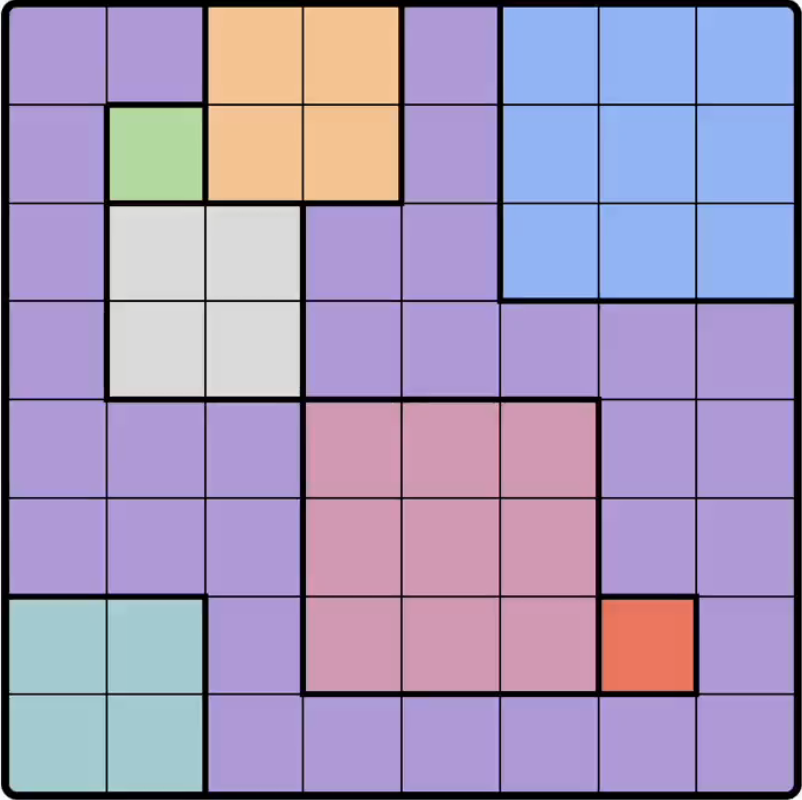
#> input picture wip/queensSolver/imgs/queensGameTestImage.png, 802 x 800 px
$ python QueensSolver.py
#> lines starting #> are read from the running program, lines starting #| are printed output that depends on the picture
#imports
from re import template
import cv2
import pyautogui
from time import sleep

# #No cooldown time
pyautogui.PAUSE = 0

# game window dimensions for nqueens
x, y, w, h = 550, 320, 409, 410

#screenshot return cv2 read of state
def screenshot_read_screen_state():
    img = pyautogui.screenshot()
    img.save('imgs/image.png')
    return cv2.imread("imgs/image.png")

def load_test_image():
    return cv2.imread('imgs/queensGameTestImage.png')
#> returned value is the input picture: shape (800, 802, 3); mean B, G, R 187, 151.5, 165.6

def main():
    while True:
        test_image = load_test_image()
        # cv2.imshow('vision',test_image)
        # cv2.waitKey(100000)
        # Drawing a line
        line = cv2.line(test_image, (test_image.shape[1]//2, test_image.shape[0]//2), (0,0) , (0,255,0), thickness=2)
        cv2.imshow("line", line)

        # Drawing other shapes
        circle = cv2.circle(line, (line.shape[1]//2, line.shape[0]//2), 50, (0,0,255), thickness=2)
        rect = cv2.rectangle(circle, (10,10), (circle.shape[1]//2, circle.shape[0]//2), (255,0,0), thickness=2)
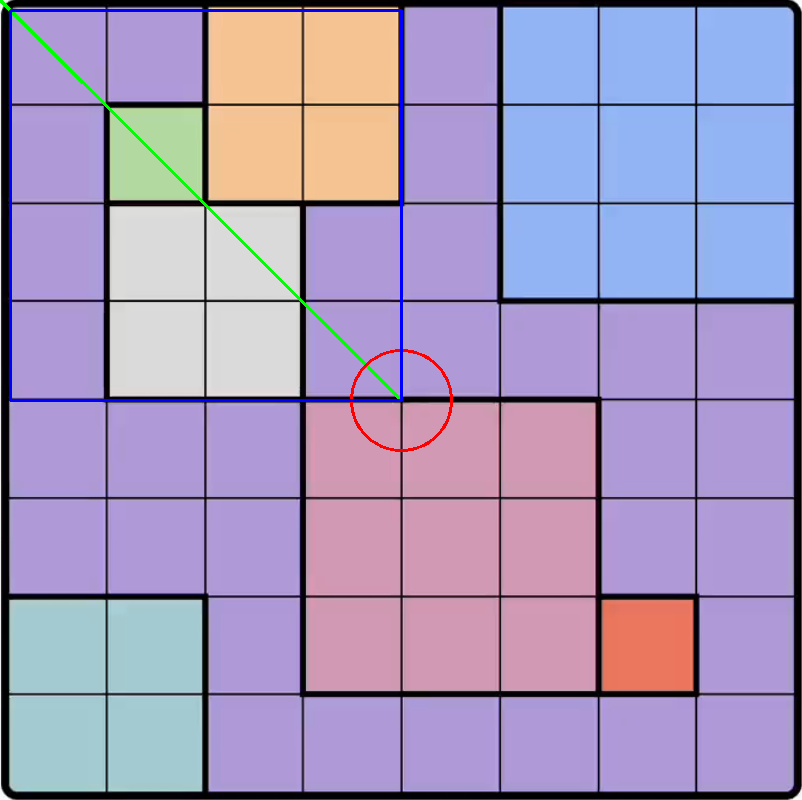
#> rect: shape (800, 802, 3); mean B, G, R 187.3, 150.8, 164.5
        text = cv2.putText(rect, "Hi", (rect.shape[1]//2, rect.shape[0]//2), cv2.FONT_HERSHEY_SIMPLEX, 1, (255,255,255), thickness=2)

        cv2.imshow("all shapes", text)


if __name__ == '__main__':
    main()

$ run again, with wip/queensSolver/imgs/10.png copied over wip/queensSolver/imgs/queensGameTestImage.png
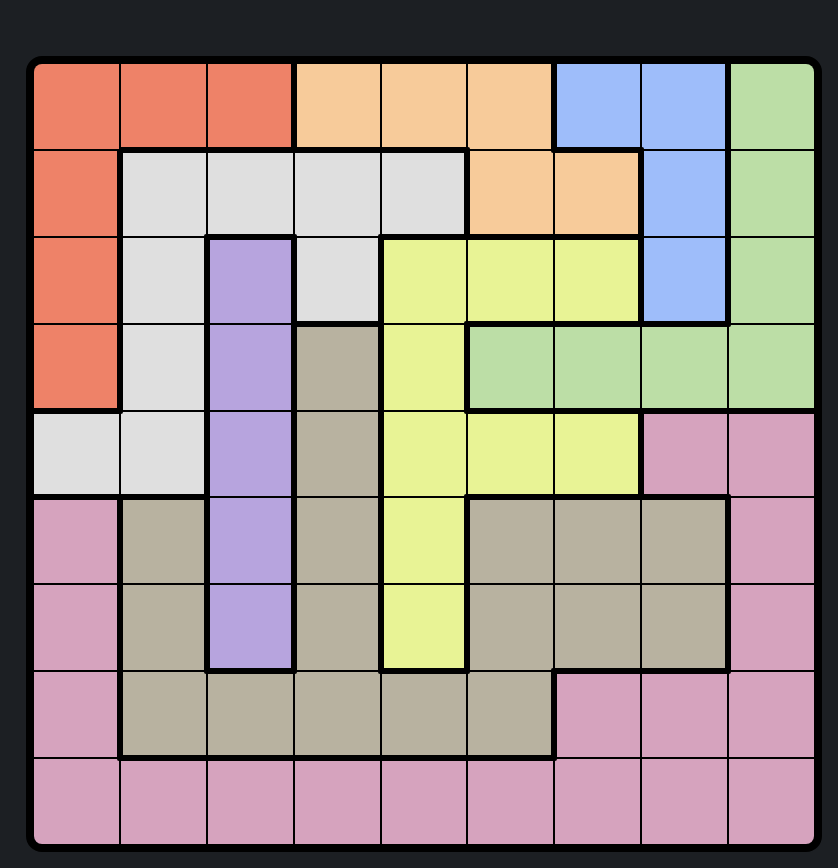
#> input picture wip/queensSolver/imgs/10.png, 838 x 868 px
#> in load_test_image, returned value is the input picture: shape (868, 838, 3); mean B, G, R 141, 148.8, 163.6
#> in main, `rect = cv2.rectangle(circle, (10,10), (circle.shape[1]//2, circle.shap..`:
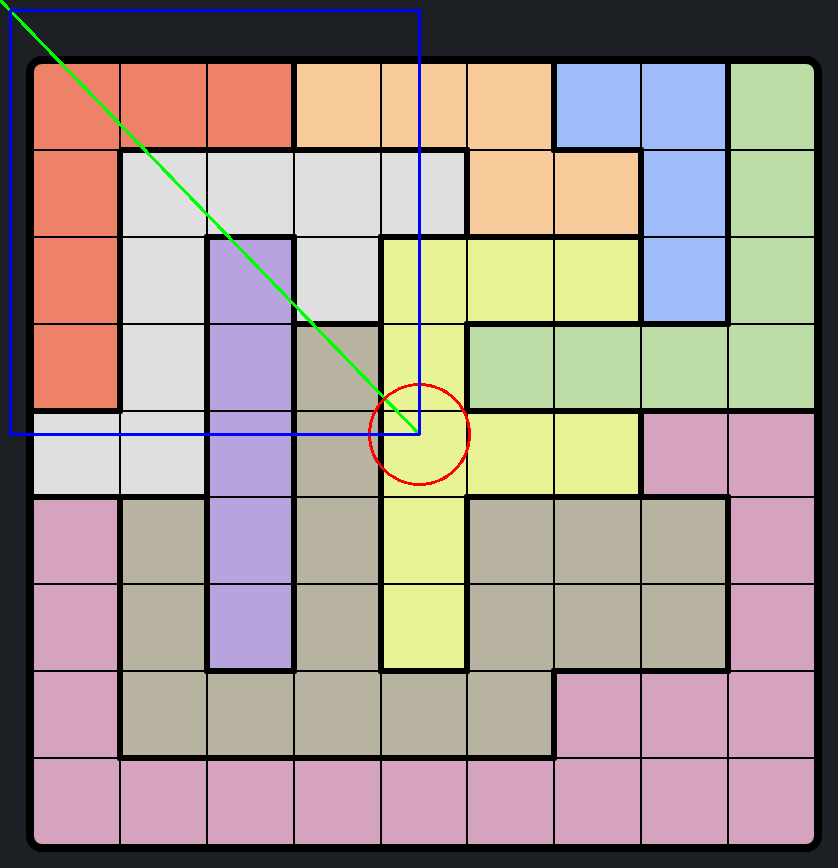
#> rect: shape (868, 838, 3); mean B, G, R 141.5, 148.1, 162.5
